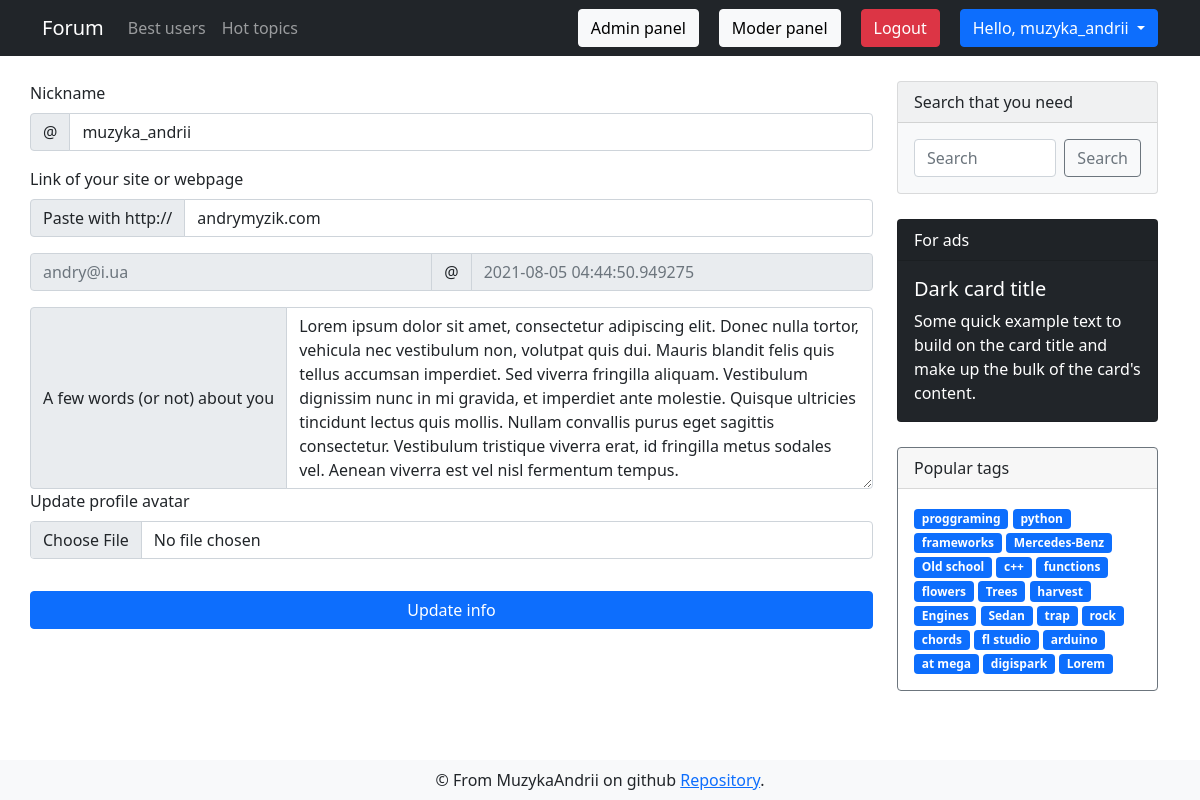
/user/settings (signed in), run on an earlier commit of the app's database.
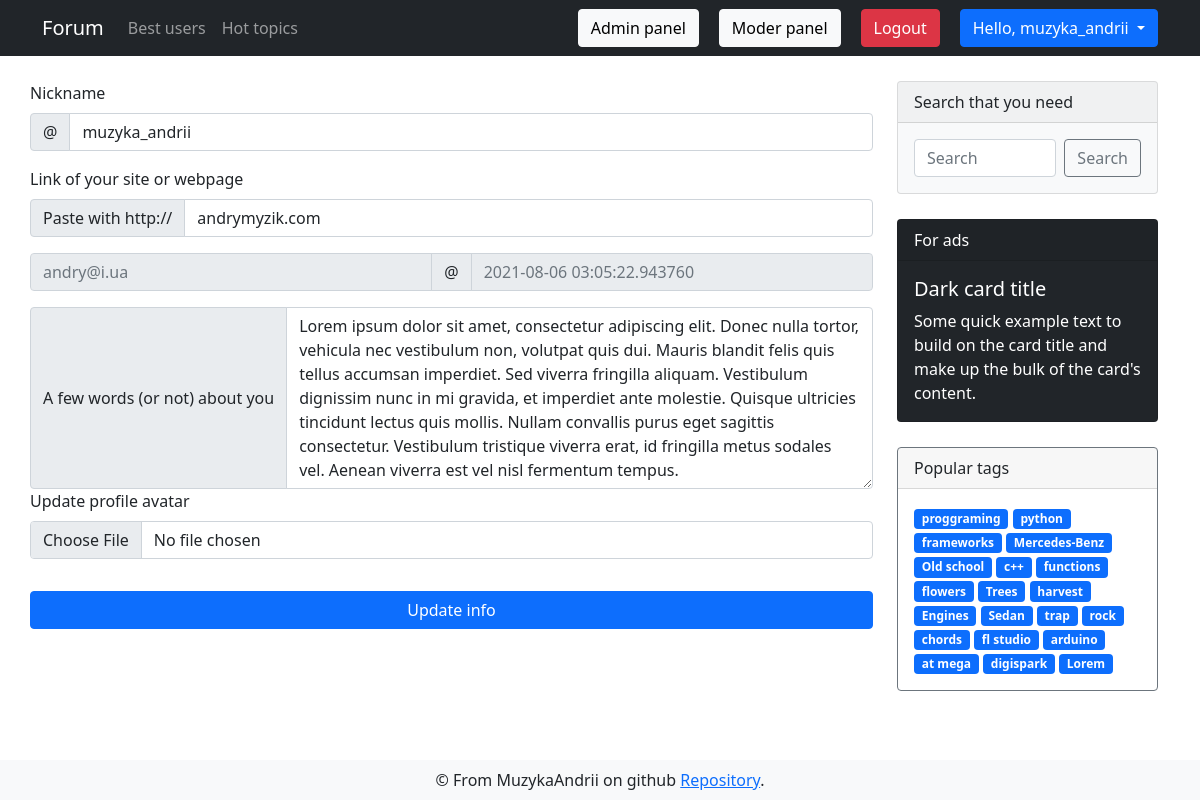
And on a later commit of the database.
### app/models.py (models this page shows, shortened)
class DbMixin(object):
    def save(self):
        db.session.add(self)
        db.session.commit()

class User(UserMixin, DbMixin, db.Model):
    id = db.Column(db.Integer, primary_key = True, autoincrement=True)
    nickname = db.Column(db.String(30), unique=True, nullable=False)
    email = db.Column(db.String(120), unique=True, nullable=False)
    email_confirmed = db.Column(db.Boolean, default=False)
    password = db.Column(db.String(70), nullable=False)
    about = db.Column(db.Text, default='Hi everyone!')
    website = db.Column(db.String(120))
    register_date = db.Column(db.DateTime, default=dt.utcnow)
    last_seen = db.Column(db.DateTime, default=dt.utcnow)
    is_banned = db.Column(db.Boolean, default=False)
    ban_reason = db.Column(db.String(255))
    created_discussions = db.relationship('Discussion', backref='creator', lazy='dynamic')
    created_comments = db.relationship('Comment', backref='creator', lazy='dynamic')
    avatars = db.relationship('Image', backref='owner', lazy='dynamic')
    edit_requests = db.relationship('Edit_request', backref='editor', lazy='dynamic')
    roles = db.relationship('Role', secondary=users_roles, backref=db.backref('users', lazy='select'))
    def update_last_seen(self):
        self.last_seen = dt.now()
        self.save()
    def has_role(self, role):
        for r in self.roles:
            if r.name == role:
                return True
        return False

class Tag(DbMixin, db.Model):
    id = db.Column(db.Integer, primary_key = True, autoincrement=True)
    name = db.Column(db.String(50), unique=True, nullable=False)
    slug = db.Column(db.String(100), unique=True, nullable=False)
    section_id = db.Column(db.Integer, db.ForeignKey('section.id'), nullable=False)

### app/views.py (the view)
@app.route('/user/settings', methods=['GET'])
@login_required
def user_settings():
    form, email, last_seen = prepare_user_settings_form(current_user)
    return render_template('user/user_settings.html', tags=get_tags(), form=form, email=email, last_seen=last_seen)

### app/forms.py
class UpdateAccountForm(FlaskForm):
    nickname = StringField('Nickname', validators=[DataRequired(message='This area is required'), Length(min=3, max=30, message='Nickname must be bigger than 3 and less than 30 characers')])
    about = TextAreaField('A few words (or not) about you', validators=[DataRequired(message='This area is required'), Length(min=3, max=1000, message='About section must be less than 1000 characters and bigger than 3')])
    website = StringField('Link of your site or webpage')
    image = FileField('Update profile avatar', validators=[FileAllowed(['jpg', 'png'])])
    submit = SubmitField('Update info')

### app/controllers/user_controller.py (called while the page is built)
def prepare_user_settings_form(user: User) -> (FlaskForm, str, datetime):
    form = UpdateAccountForm()
    form.nickname.data = user.nickname
    form.website.data = user.website
    form.about.data = user.about
    email = user.email
    last_seen = user.last_seen
    return form, email, last_seen

### app/models.py (called while the page is built)
@login.user_loader
def user_loader(user_id):
    return User.query.get(int(user_id))

### app/views.py (called while the page is built)
@app.before_request
def update_last_seen():
    if current_user.is_authenticated:
        current_user.update_last_seen()

@app.before_request
@cache.cached(timeout=60)
def check_banned():
    if current_user.is_authenticated and current_user.is_banned == True:
        ban_reason = current_user.ban_reason
        logout_user()
        return render_template('alerts/banned.html', reason=ban_reason)

def get_tags():
    return Tag.query.limit(25).all()

### app/templates/user/user_settings.html (shortened to what this page needs)
{% extends "layouts/base.html" %}
{% block content %}
<div class="container">
    <div class="row">
        <form enctype="multipart/form-data" method="POST" action="{{ url_for('update_user') }}" style="margin-top: 25px;"
            class="col-md-9 list-group list-group-numbered">
            {% from 'layouts/_render_form_errors.html' import render_form_errors %}
            <label for="site" class="form-label">{{ form.nickname.label }}</label>
            <div class="input-group mb-3">
                <span class="input-group-text" id="basic-addon1">@</span>
                <input name="{{ form.nickname.name }}" value='{{ form.nickname.data }}' id='site' type="text"
                    class="form-control" placeholder="Username" aria-label="Username" aria-describedby="basic-addon1">
            </div>
            <label for="basic-url" class="form-label">{{ form.website.label }}</label>
            <div class="input-group mb-3">
                <span class="input-group-text" id="basic-addon3">Paste with http://</span>
                <input name="{{ form.website.name }}" value="{{ form.website.data }}" type="text" class="form-control"
                    id="basic-url" aria-describedby="basic-addon3">
            </div>
            <div class="input-group mb-3">
                <input disabled type="text" class="form-control" placeholder="{{ email }}" aria-label="Username">
                <span class="input-group-text">@</span>
                <input disabled type="text" class="form-control" placeholder="{{ last_seen }}" aria-label="Server">
            </div>
            <div class="input-group">
                <span class="input-group-text">{{ form.about.label }}</span>
                <textarea name="{{ form.about.name }}" rows='7' class="form-control" value="{{ form.about.data }}"
                    aria-label="With textarea">{{ form.about.data }}</textarea>
            </div>
            <div class="mb-3">
                <label for="formFile" class="form-label">{{ form.image.label }}</label>
                {{ form.image(class="form-control") }}
            </div>
            {{ form.submit(class="btn btn-primary input-group mt-3") }}
        </form>
        {% include 'layouts/sidebar.html' %}
    </div>
</div>
{% endblock %}

### app/templates/layouts/base.html (shortened to what this page needs)
<!doctype html>
<html>
<head>
  {% block head %}
  <link href="https://cdn.jsdelivr.net/npm/bootstrap@5.0.0/dist/css/bootstrap.min.css" rel="stylesheet"
>
  <link rel="stylesheet" type="text/css" href="{{ url_for('static',filename='css/style.css') }}">
  {% endblock %}
</head>
<body>
  <nav class="navbar navbar-expand-lg navbar-dark bg-dark">
    <div class="container">
      <a class="navbar-brand" href="{{ url_for('index') }}">Forum</a>
      <div class="collapse navbar-collapse" id="navbarSupportedContent">
        <ul class="navbar-nav me-auto mb-2 mb-lg-0">
          <li class="nav-item">
            <a class="nav-link" aria-current="page" href="{{url_for('list_users')}}">Best users</a>
          </li>
          <li class="nav-item">
            <a class="nav-link" href="{{ url_for('hot_topics') }}">Hot topics</a>
          </li>
        </ul>
        <form class="d-flex">
          {% if current_user.is_anonymous %}
          <a href="{{ url_for('auth.register') }}" type="button" class="btn login-btn btn-secondary">Register</a>
          <a href="{{ url_for('auth.login') }}" type="button" class="btn btn-secondary">Log in</a>
          {% else %}
          {% if current_user.has_role('admin') %}
          <a style="margin-right: 20px;" href="/admin" type="button"
          class="btn btn-light">Admin panel</a>
          {% endif %}
          {% if current_user.has_role('moderator') %}
          <a style="margin-right: 20px;" href="/moder" type="button"
          class="btn btn-light">Moder panel</a>
          {% endif %}
          <a style="margin-right: 20px;" href="{{ url_for('auth.logout') }}" type="button"
            class="btn btn-danger">Logout</a>
          <div class="dropdown">
            <button class="btn btn-primary dropdown-toggle" type="button" id="dropdownMenuButton1" data-bs-toggle="dropdown" aria-expanded="false">
              Hello, {{ current_user.nickname }}
            </button>
          </div>
          {% endif %}
        </form>
      </div>
    </div>
  </nav>
  {% block content %}
  {% endblock %}
  {% block footer %}
  <footer class="navbar fixed-bottom navbar-light bg-light">
    <div class="container" style="justify-content: space-around;">
      <div class="footer-content">
        &copy; From MuzykaAndrii on github
        <a href="https://github.com/MuzykaAndrii/modern-flask-forum">Repository</a>.</div>
    </div>
  </footer>
  {% endblock %}
</body>
</html>

### app/templates/layouts/sidebar.html
<div class="sidebar col-md-3">
    <div class="card text-dark bg-light mb-3" style="max-width: 18rem;">
        <div class="card-header">Search that you need</div>
        <form method="GET" action="{{ url_for('search') }}" class="card-body d-flex">
            <input name="search_query" value="{{ request.args.get('search_query', '') }}" class="form-control me-2" type="text" placeholder="Search" aria-label="Search">
            <button class="btn btn-outline-secondary" type="submit">Search</button>
        </form>
    </div>
    <div class="card text-white bg-dark mb-3" style="max-width: 18rem;">
        <div class="card-header">For ads</div>
        <div class="card-body">
            <h5 class="card-title">Dark card title</h5>
            <p class="card-text">Some quick example text to build on the card title and make up the bulk of the
                card's content.</p>
        </div>
    </div>
    <div class="card border-secondary mb-3" style="max-width: 18rem;">
        <div class="card-header">Popular tags</div>
        <div class="card-body text-secondary">
            {% for tag in tags %}
            <a href="{{ url_for('tags_discussions', tag_slug=tag.slug) }}" class="tag badge bg-primary">{{ tag.name }}</a>
            {% endfor %}
        </div>
    </div>
</div>

### app/static/css/style.css (style rules this page uses)
.card { margin: 25px 0; }
.tag { text-decoration: none; }

What changed in the data, as far as the page shows it:
changed User "muzyka_andrii": last_seen "2021-08-05 04:44:50.949275" → "2021-08-06 03:05:22.943760"
